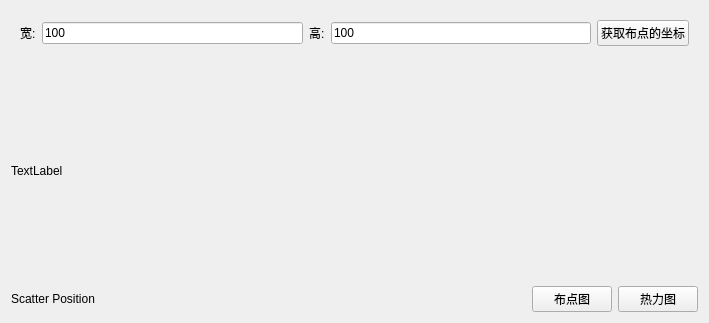
<?xml version="1.0" encoding="UTF-8"?>
<ui version="4.0">
 <class>ScatterWidget</class>
 <widget class="QWidget" name="ScatterWidget">
  <property name="geometry">
   <rect>
    <x>0</x>
    <y>0</y>
    <width>709</width>
    <height>323</height>
   </rect>
  </property>
  <property name="windowTitle">
   <string>Form</string>
  </property>
  <layout class="QGridLayout" name="gridLayout">
   <item row="0" column="0" colspan="2">
    <widget class="QWidget" name="toolWidget" native="true">
     <layout class="QHBoxLayout" name="horizontalLayout">
      <item>
       <widget class="QLabel" name="label">
        <property name="text">
         <string>宽:</string>
        </property>
       </widget>
      </item>
      <item>
       <widget class="QLineEdit" name="widthLineEdit">
        <property name="text">
         <string>100</string>
        </property>
       </widget>
      </item>
      <item>
       <widget class="QLabel" name="label_2">
        <property name="text">
         <string>高:</string>
        </property>
       </widget>
      </item>
      <item>
       <widget class="QLineEdit" name="heightLineEdit">
        <property name="text">
         <string>100</string>
        </property>
       </widget>
      </item>
      <item>
       <widget class="QPushButton" name="pushButton">
        <property name="text">
         <string>获取布点的坐标</string>
        </property>
       </widget>
      </item>
     </layout>
    </widget>
   </item>
   <item row="1" column="0">
    <widget class="QLabel" name="placeholderWidget">
     <property name="sizePolicy">
      <sizepolicy hsizetype="Preferred" vsizetype="Expanding">
       <horstretch>0</horstretch>
       <verstretch>0</verstretch>
      </sizepolicy>
     </property>
     <property name="text">
      <string>TextLabel</string>
     </property>
    </widget>
   </item>
   <item row="1" column="1">
    <widget class="QLabel" name="heatMapLabel">
     <property name="sizePolicy">
      <sizepolicy hsizetype="Preferred" vsizetype="Expanding">
       <horstretch>0</horstretch>
       <verstretch>0</verstretch>
      </sizepolicy>
     </property>
     <property name="text">
      <string/>
     </property>
    </widget>
   </item>
   <item row="2" column="0" colspan="2">
    <layout class="QHBoxLayout" name="horizontalLayout_2">
     <item>
      <widget class="QLabel" name="infoLabel">
       <property name="sizePolicy">
        <sizepolicy hsizetype="Preferred" vsizetype="Maximum">
         <horstretch>0</horstretch>
         <verstretch>0</verstretch>
        </sizepolicy>
       </property>
       <property name="text">
        <string>Scatter Position</string>
       </property>
      </widget>
     </item>
     <item>
      <spacer name="horizontalSpacer">
       <property name="orientation">
        <enum>Qt::Horizontal</enum>
       </property>
       <property name="sizeHint" stdset="0">
        <size>
         <width>40</width>
         <height>20</height>
        </size>
       </property>
      </spacer>
     </item>
     <item>
      <widget class="QPushButton" name="captureButton">
       <property name="text">
        <string>布点图</string>
       </property>
      </widget>
     </item>
     <item>
      <widget class="QPushButton" name="heatMapButton">
       <property name="text">
        <string>热力图</string>
       </property>
      </widget>
     </item>
    </layout>
   </item>
  </layout>
 </widget>
 <resources/>
 <connections/>
</ui>
